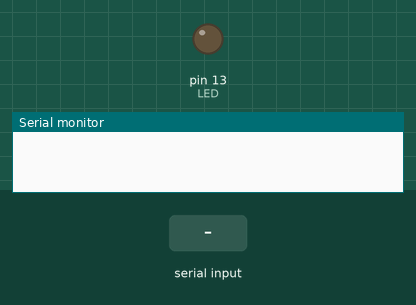
Simulated run of this sketch. Board: Arduino Uno, built with avr-gcc and run on an emulated ATmega328P. Shown: output pins drawn as LEDs (lit = HIGH), the last lines printed to the serial monitor. Inputs (shaded band) come from the test bench.

Above: at 1.2 s.
1.3 s: "1" received over Serial
At 1.6 s:
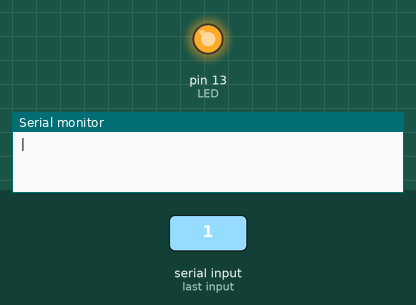
2.8 s: "0" received over Serial
At 4.0 s:
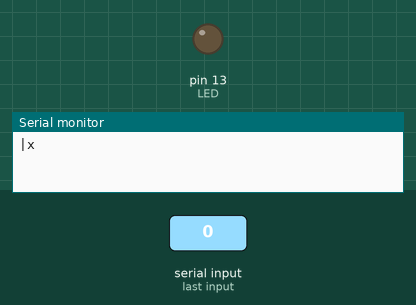
Timing chart, 0 to 5.8 s (numbered marks = the images above; inputs shaded):
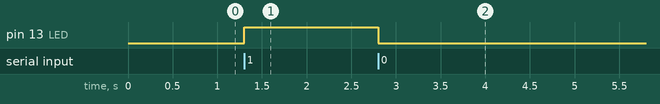

Measured:
- after the input at 1.3 s, pin 13 (LED): LOW → HIGH at once
- after the input at 2.8 s, pin 13 (LED): HIGH → LOW at once

The sketch:

B_COM1.ino
```cpp
/*
  Blink
  Turns on an LED on for one second, then off for one second, repeatedly.

  Most Arduinos have an on-board LED you can control. On the UNO, MEGA and ZERO
  it is attached to digital pin 13, on MKR1000 on pin 6. LED_BUILTIN is set to
  the correct LED pin independent of which board is used.
*/
#include "TimerOne.h"
int LED = 13;
int State= 0;


// the setup function runs once when you press reset or power the board
void setup() {
  // initialize digital pin LED_BUILTIN as an output.
  pinMode(LED, OUTPUT);
  digitalWrite(LED, LOW);
  Serial.begin(38400);
}

// the loop function runs over and over again forever
void loop() {

 if (Serial.available()>0)
 {State = Serial.read();}

 if (State == '0')
 {
  digitalWrite(LED,LOW);
  Serial.write(120);
  //Serial.println("LED: OFF");
  delay(500);
  State = 0;
 }

 if (State == '1')
 {
  digitalWrite(LED,HIGH);
  Serial.write(124);
  //Serial.println("LED: ON");
  delay(500);
  State = 0;
 }


}
```
